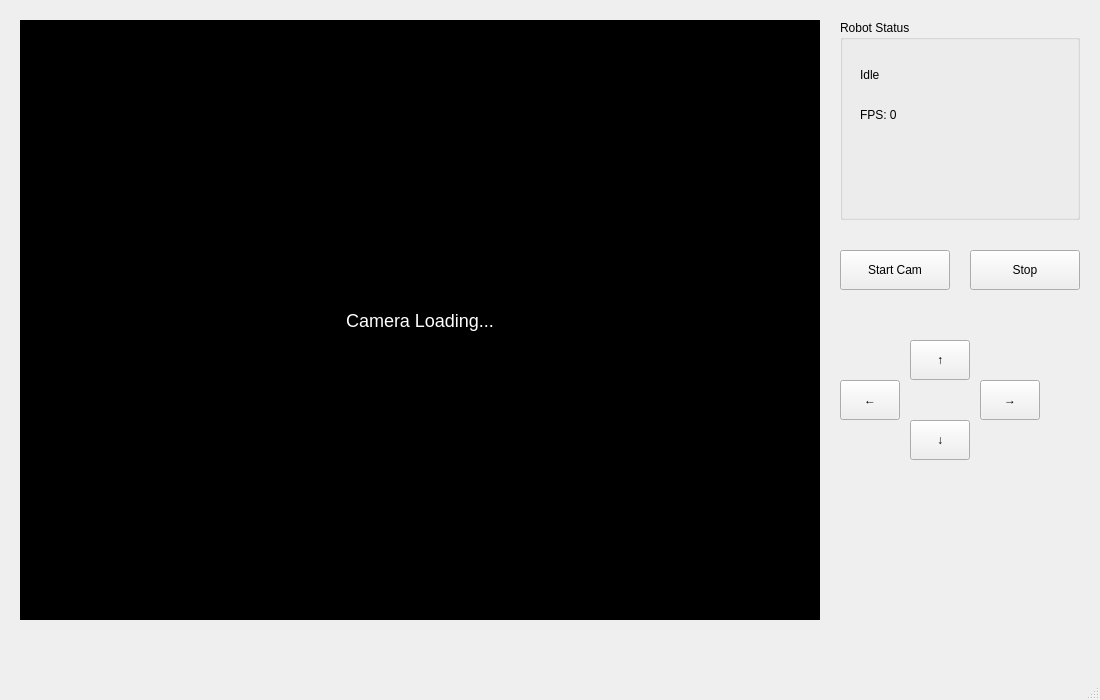
<?xml version="1.0" encoding="UTF-8"?>
<ui version="4.0">
 <class>MainWindow</class>
 <widget class="QMainWindow" name="MainWindow">
  <property name="geometry">
   <rect>
    <x>0</x>
    <y>0</y>
    <width>1100</width>
    <height>700</height>
   </rect>
  </property>

  <property name="windowTitle">
   <string>Robot Camera Control UI</string>
  </property>

  <widget class="QWidget" name="centralwidget">

   <!-- 🎥 CAMERA VIEW (OpenCV frame 표시 영역) -->
   <widget class="QLabel" name="videoLabel">
    <property name="geometry">
     <rect>
      <x>20</x>
      <y>20</y>
      <width>800</width>
      <height>600</height>
     </rect>
    </property>
    <property name="text">
     <string>Camera Loading...</string>
    </property>
    <property name="alignment">
     <set>Qt::AlignCenter</set>
    </property>
    <property name="styleSheet">
     <string>
      background-color: black;
      color: white;
      font-size: 18px;
     </string>
    </property>
   </widget>

   <!-- 📊 STATUS PANEL -->
   <widget class="QGroupBox" name="groupStatus">
    <property name="geometry">
     <rect>
      <x>840</x>
      <y>20</y>
      <width>240</width>
      <height>200</height>
     </rect>
    </property>
    <property name="title">
     <string>Robot Status</string>
    </property>

    <widget class="QLabel" name="lblStatus">
     <property name="geometry">
      <rect>
       <x>20</x>
       <y>40</y>
       <width>200</width>
       <height>30</height>
      </rect>
     </property>
     <property name="text">
      <string>Idle</string>
     </property>
    </widget>

    <widget class="QLabel" name="lblFPS">
     <property name="geometry">
      <rect>
       <x>20</x>
       <y>80</y>
       <width>200</width>
       <height>30</height>
      </rect>
     </property>
     <property name="text">
      <string>FPS: 0</string>
     </property>
    </widget>

   </widget>

   <!-- 🎮 CONTROL BUTTONS -->
   <widget class="QPushButton" name="btnStartCam">
    <property name="geometry">
     <rect>
      <x>840</x>
      <y>250</y>
      <width>110</width>
      <height>40</height>
     </rect>
    </property>
    <property name="text">
     <string>Start Cam</string>
    </property>
   </widget>

   <widget class="QPushButton" name="btnStopCam">
    <property name="geometry">
     <rect>
      <x>970</x>
      <y>250</y>
      <width>110</width>
      <height>40</height>
     </rect>
    </property>
    <property name="text">
     <string>Stop</string>
    </property>
   </widget>

   <!-- 방향 제어 -->
   <widget class="QPushButton" name="btnUp">
    <property name="geometry">
     <rect>
      <x>910</x>
      <y>340</y>
      <width>60</width>
      <height>40</height>
     </rect>
    </property>
    <property name="text">
     <string>↑</string>
    </property>
   </widget>

   <widget class="QPushButton" name="btnDown">
    <property name="geometry">
     <rect>
      <x>910</x>
      <y>420</y>
      <width>60</width>
      <height>40</height>
     </rect>
    </property>
    <property name="text">
     <string>↓</string>
    </property>
   </widget>

   <widget class="QPushButton" name="btnLeft">
    <property name="geometry">
     <rect>
      <x>840</x>
      <y>380</y>
      <width>60</width>
      <height>40</height>
     </rect>
    </property>
    <property name="text">
     <string>←</string>
    </property>
   </widget>

   <widget class="QPushButton" name="btnRight">
    <property name="geometry">
     <rect>
      <x>980</x>
      <y>380</y>
      <width>60</width>
      <height>40</height>
     </rect>
    </property>
    <property name="text">
     <string>→</string>
    </property>
   </widget>

  </widget>

  <widget class="QMenuBar" name="menubar"/>
  <widget class="QStatusBar" name="statusbar"/>

 </widget>
 <resources/>
 <connections/>
</ui>
